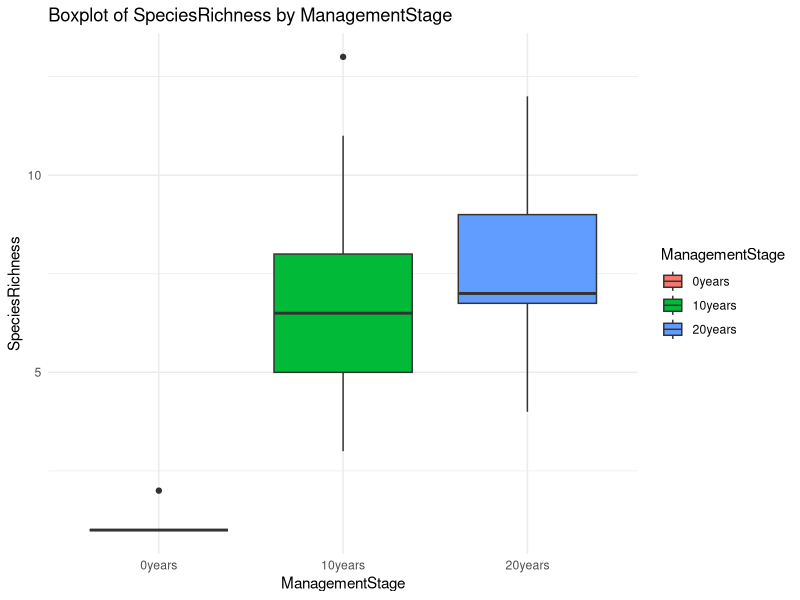
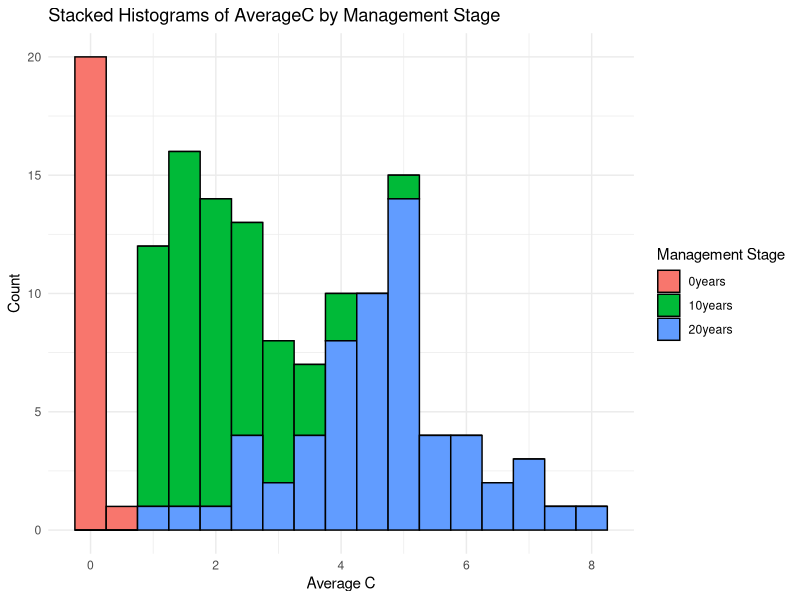
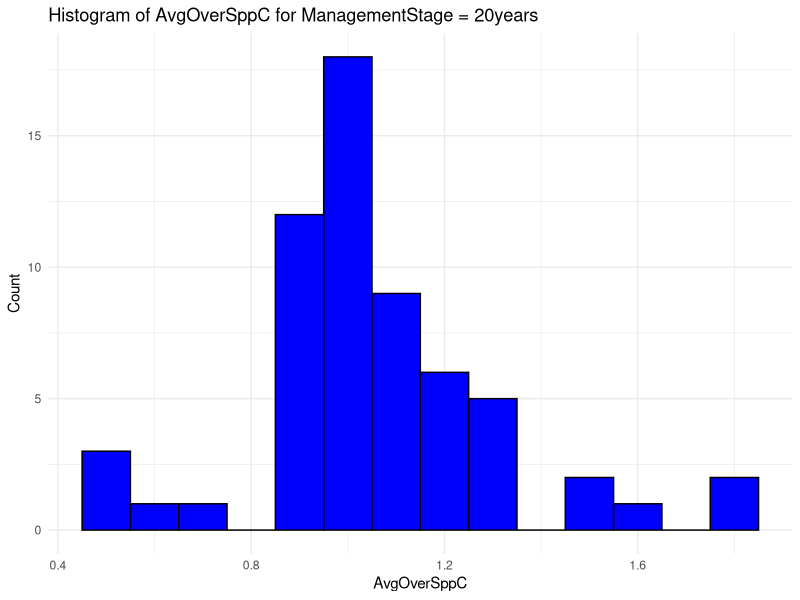
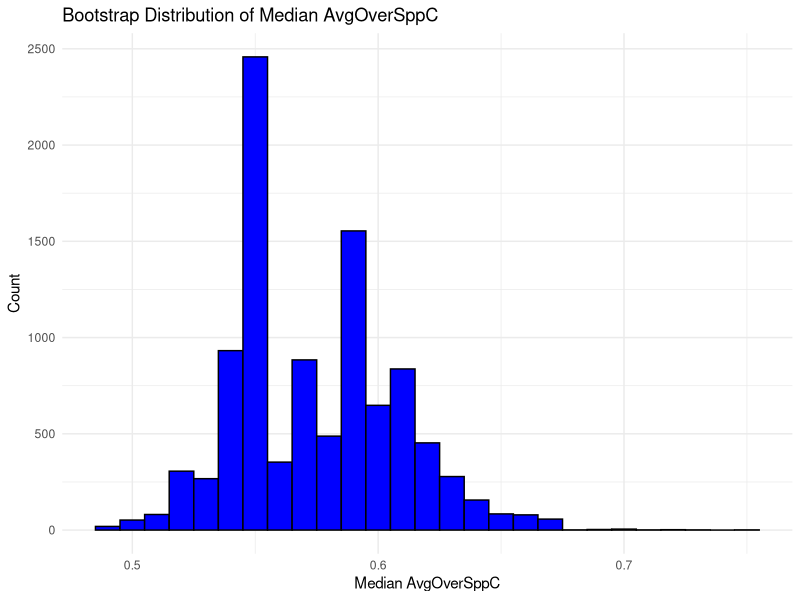
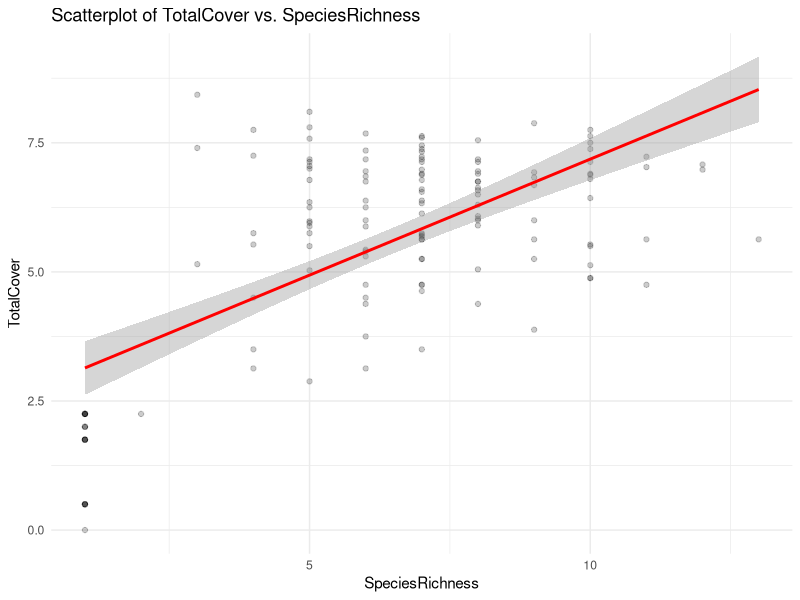
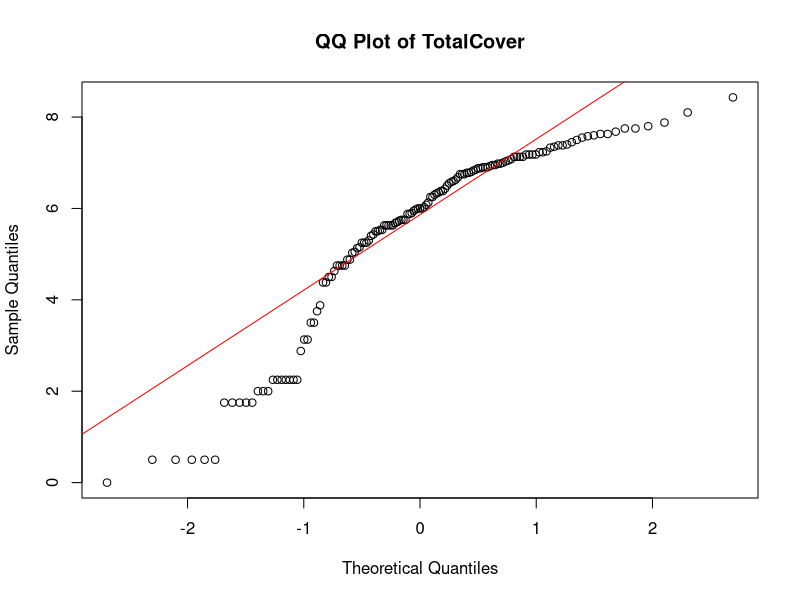
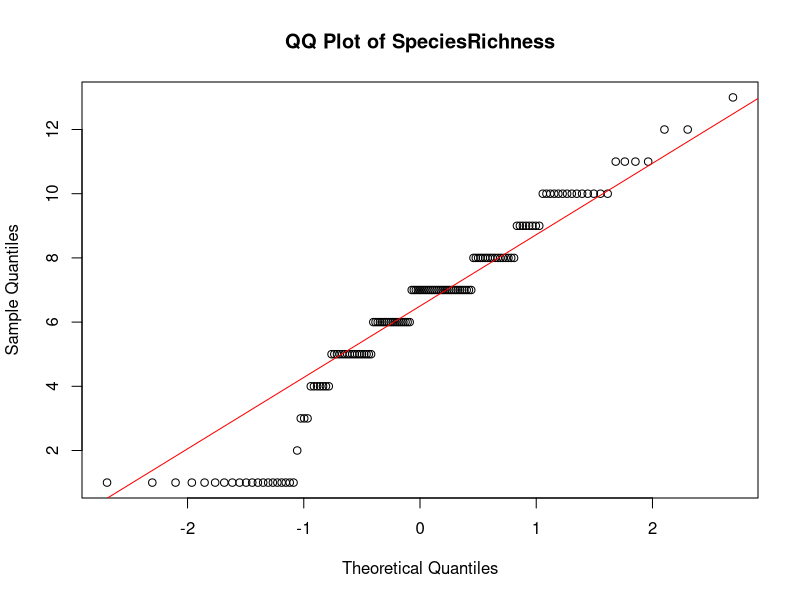
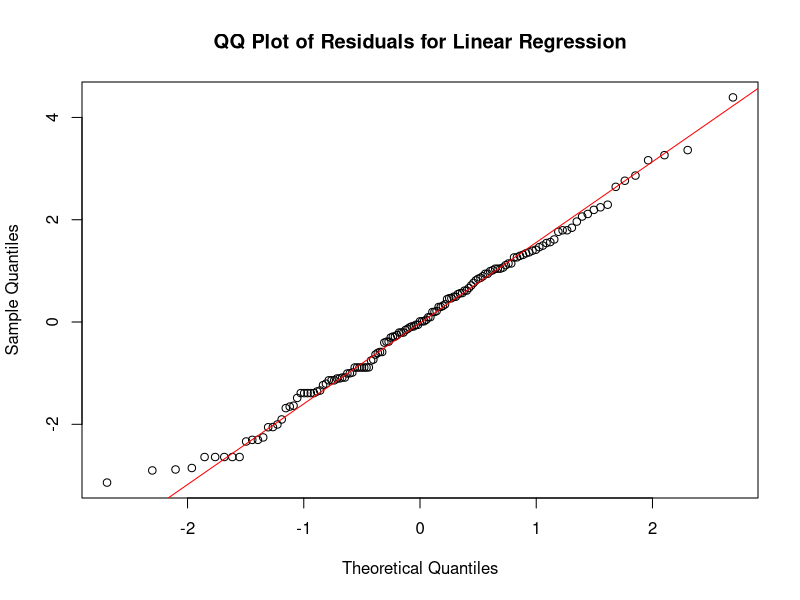

The R script that drew these images, in order:
## ---- chunk 1
#| echo: FALSE

# load libraries
library(dplyr)
library(tidyverse)
library(here)
library(knitr)

# Load the data
diversity <- read.csv("data/2010FieldEcolDiversity.csv")

## ---- chunk 2
data_display <- ggplot(diversity, aes(x = SpeciesRichness, fill = as.factor(ManagementStage))) +
  geom_histogram(position = "stack", binwidth = 1, color = 'black') +
  labs(
    title = "Stacked Histograms of SpeciesRichness by Management Stage",
    x = "Species Richness",
    y = "Count",
    fill = "Management Stage"
  ) +
  theme_minimal()
## ---- chunk 3
# Calculate descriptive statistics
descriptive_stats <- diversity %>%
  group_by(ManagementStage) %>%
  summarise(
    mean = mean(SpeciesRichness),
    sd = sd(SpeciesRichness),
    cv = sd / mean,
    se = sd / sqrt(n())
  )

kable(descriptive_stats, caption = "Descriptive Statistics")
## ---- chunk 4
ci <- diversity %>%
  group_by(ManagementStage) %>%
  summarise(
    mean = mean(SpeciesRichness),
    se = sd(SpeciesRichness) / sqrt(n()),
    lower_ci = mean - qt(0.975, df = n() - 1) * se,
    upper_ci = mean + qt(0.975, df = n() - 1) * se
  )

ci_table <- kable(ci)

ci_table
## ---- chunk 5
# Hypothesis Testing ----
# Subset data for 10years and 20years
data_10years <- diversity %>%
  filter(ManagementStage == "10years")

data_20years <- diversity %>%
  filter(ManagementStage == "20years")

# Perform two-sample t-test
t_test <- t.test(data_10years$SpeciesRichness, data_20years$SpeciesRichness, var.equal = FALSE)

# Create a data frame for the results
results <- data.frame(
  Statistic = c("t-value", "Degrees of Freedom (df)", "P-value", "95% Confidence Interval", "Mean of 10years (x)", "Mean of 20years (y)"),
  Value = c("-2.4101", "113.19", "0.01756", "(-1.6398293, -0.1601707)", "6.733333", "7.633333")
)

# Generate the HTML table
html_table <- kable(results, format = "html", table.attr = "style='width:50%;'", caption = "Welch Two Sample t-test Results")

# Print the HTML table
html_table
## ---- chunk 6
wilcox_test <- wilcox.test(data_10years$SpeciesRichness, data_20years$SpeciesRichness)

# Extracting W and P-value
W <- wilcox_test$statistic
p_value <- wilcox_test$p.value

# Print W and P-value
cat("Mann-Whitney U-test (Wilcoxon rank sum test) results:\n")
cat("W:", W, "\n")
cat("P-value:", p_value, "\n")
## ---- chunk 7
# Perform ANOVA
anova_results <- aov(SpeciesRichness ~ as.factor(ManagementStage), data = diversity)
summary(anova_results)
## ---- chunk 8
ggplot(diversity, aes(x = ManagementStage, y = SpeciesRichness, fill = ManagementStage)) +
  geom_boxplot() +
  theme_minimal() +
  labs(title = "Boxplot of SpeciesRichness by ManagementStage",
       x = "ManagementStage",
       y = "SpeciesRichness")

## ---- chunk 9
# Perform Tukey HSD test
tukey_results <- TukeyHSD(anova_results)

print(tukey_results)
## ---- chunk 10
# Perform Kruskal-Wallis test
kruskal_test <- kruskal.test(SpeciesRichness ~ as.factor(ManagementStage), data = diversity)

print(kruskal_test)
## ---- chunk 11
# Stacked histograms for AverageC
ggplot(diversity, aes(x = AverageC, fill = as.factor(ManagementStage))) +
  geom_histogram(position = "stack", binwidth = 0.5, color = "black") +
  labs(
    title = "Stacked Histograms of AverageC by Management Stage",
    x = "Average C",
    y = "Count",
    fill = "Management Stage"
  ) +
  theme_minimal()
## ---- chunk 12
means_table <- diversity %>%
  group_by(ManagementStage) %>%
  summarise(
    mean_SpeciesRichness = mean(SpeciesRichness),
    mean_AverageC = mean(AverageC)
  )

kable(means_table)
## ---- chunk 13
# Perform one-sample t-test
one_sample_test <- t.test(data_20years$AvgOverSppC, mu = 1)

print(one_sample_test)
## ---- chunk 14
# Histogram of AvgOverSppC
ggplot(data_20years, aes(x = AvgOverSppC)) +
  geom_histogram(binwidth = 0.1, fill = "blue", color = "black") +
  theme_minimal() +
  labs(title = "Histogram of AvgOverSppC for ManagementStage = 20years",
       x = "AvgOverSppC",
       y = "Count")

## ---- chunk 15
# Function to calculate median AvgOverSppC
bootstrap_median <- function(data, n = 10000) {
  medians <- numeric(n)
  for (i in 1:n) {
    resample <- data[sample(1:nrow(data), replace = TRUE), ]
    resample$AvgOverSppC <- resample$AverageC / resample$SpeciesRichness
    medians[i] <- median(resample$AvgOverSppC, na.rm = TRUE)
  }
  return(medians)
}

# Perform bootstrap
set.seed(05312024)
bootstrap_results <- bootstrap_median(data_20years)

# Plot histogram of bootstrap replicates
ggplot(data.frame(bootstrap_results), aes(x = bootstrap_results)) +
  geom_histogram(binwidth = 0.01, fill = "blue", color = "black") +
  theme_minimal() +
  labs(title = "Bootstrap Distribution of Median AvgOverSppC",
       x = "Median AvgOverSppC",
       y = "Count")

## ---- chunk 16
# Calculate mean, median, and 95% CI
boot_mean <- mean(bootstrap_results)
boot_median <- median(bootstrap_results)
boot_ci <- quantile(bootstrap_results, c(0.025, 0.975))

results <- data.frame(
  Statistic = c("Bootstrapped Mean", "Bootstrapped Median", "95% CI Lower", "95% CI Upper"),
  Value = c(boot_mean, boot_median, boot_ci[1], boot_ci[2])
)

kable(results)

## ---- chunk 17
# Calculate correlation
cor_results <- cor.test(diversity$TotalCover, diversity$SpeciesRichness)

# Correlation results
correlation_results <- data.frame(
  Statistic = c("t-value", "Degrees of Freedom (df)", "P-value", "95% CI Lower", "95% CI Upper", "Correlation Coefficient"),
  Value = c(10.307, 139, "< 2.2e-16", 0.5530542, 0.7426924, 0.6581903)
)

# Create HTML table
kable(correlation_results, format = "html", table.attr = "style='width:50%;'", caption = "Pearson's Product-Moment Correlation Results")
## ---- chunk 18
# Scatterplot of TotalCover vs. SpeciesRichness

ggplot(diversity, aes(x = SpeciesRichness, y = TotalCover)) +
  geom_point(alpha = 0.2) +
  geom_smooth(method = "lm", col = "red") +
  theme_minimal() +
  labs(title = "Scatterplot of TotalCover vs. SpeciesRichness",
       x = "SpeciesRichness",
       y = "TotalCover")

## ---- chunk 19
# QQ plots for TotalCover and SpeciesRichness
qqnorm(diversity$TotalCover, main = "QQ Plot of TotalCover")
qqline(diversity$TotalCover, col = "red")

qqnorm(diversity$SpeciesRichness, main = "QQ Plot of SpeciesRichness")
qqline(diversity$SpeciesRichness, col = "red")

## ---- chunk 20
# Perform Spearman rank correlation
spearman_test <- cor.test(diversity$TotalCover, diversity$SpeciesRichness, method = "spearman")

# Extract Spearman's rho
spearman_rho <- spearman_test$estimate

# Add Spearman's rho to the results table
spearman_results <- data.frame(
  Statistic = c("Spearman's rho"),
  Value = c(spearman_rho)
)

# Combine Pearson and Spearman results
combined_results <- rbind(correlation_results, spearman_results)

# Create HTML table
kable(combined_results, format = "html", table.attr = "style='width:50%;'", caption = "Correlation Results for TotalCover and SpeciesRichness")

## ---- chunk 21
# Linear regression of TotalCover on SpeciesRichness
linear_model <- lm(TotalCover ~ SpeciesRichness, data = diversity)
summary(linear_model)

# QQ-plot of the regression residuals
qqnorm(residuals(linear_model), main = "QQ Plot of Residuals for Linear Regression")
qqline(residuals(linear_model), col = "red")

## ---- chunk 22
# Log-transform the data
diversity$log_TotalCover <- log(diversity$TotalCover + 1)
diversity$log_SpeciesRichness <- log(diversity$SpeciesRichness + 1)

# Scatterplot of log-transformed data
ggplot(diversity, aes(x = log_SpeciesRichness, y = log_TotalCover)) +
  geom_point(alpha = 0.2) +
  geom_smooth(method = "lm", col = "red") +
  theme_minimal() +
  labs(title = "Scatterplot of Log-Transformed Data",
       x = "log(SpeciesRichness + 1)",
       y = "log(TotalCover + 1)")

## ---- chunk 23
# Linear regression of log-transformed data
log_linear_model <- lm(log_TotalCover ~ log_SpeciesRichness, data = diversity)
summary(log_linear_model)

# QQ-plot of the regression residuals for log-transformed data
qqnorm(residuals(log_linear_model), main = "QQ Plot of Residuals for Log-Transformed Linear Regression")
qqline(residuals(log_linear_model), col = "red")

## ---- chunk 24
# Extract regression equation and R²
log_intercept <- coef(log_linear_model)[1]
log_slope <- coef(log_linear_model)[2]
log_r_squared <- summary(log_linear_model)$r.squared

regression_eq <- paste("log(TotalCover + 1) =", round(log_intercept, 4), "+", round(log_slope, 4), "* log(SpeciesRichness + 1)")
regression_r_squared <- paste("R² =", round(log_r_squared, 4))

# Table the regression equation and R²
regression_results <- data.frame(
  Statistic = c("Regression Equation", "R²"),
  Value = c(regression_eq, regression_r_squared)
)

print(regression_results)

## ---- chunk 25
# ANOVA results for the log-transformed linear regression
anova_results <- anova(log_linear_model)
print(anova_results)

